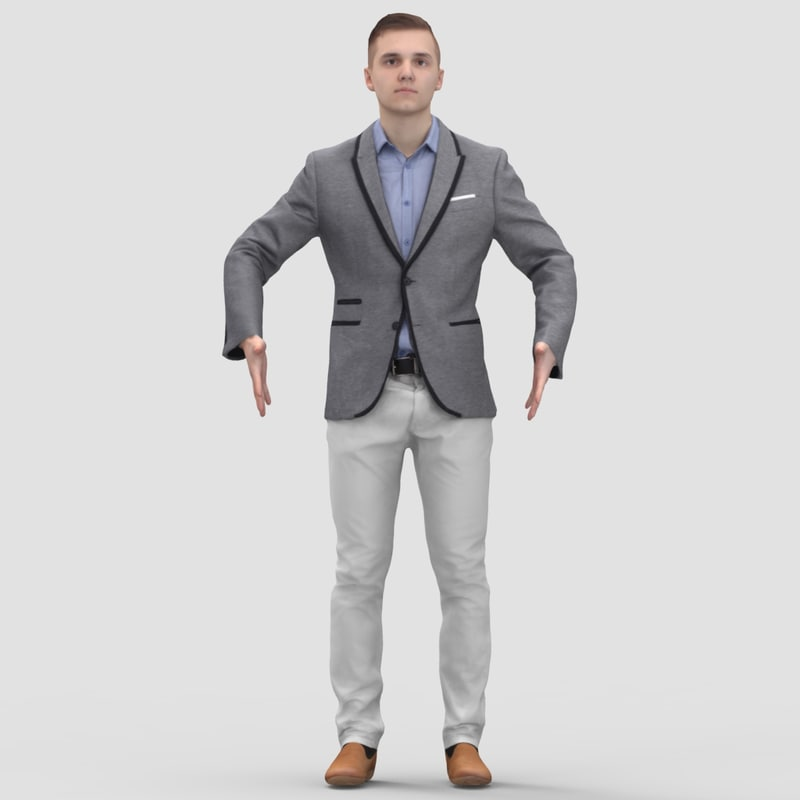
#> input picture human-pose-estimation-opencv-master/image.jpg, 800 x 800 px, given in place of the camera
$ python faceCascade.py
#> lines starting #> are read from the running program, lines starting #| are printed output that depends on the picture; after the words box and inside, x2 and y2 are one past the last pixel; in counts of white or black regions, pixels touching at a corner belong together
import cv2
from contoursDetection import stackImages

if __name__ == "__main__":
	cap = cv2.VideoCapture(0)
	# 告诉OpenCV使用人脸识别分类器
	data_path = r"haarcascades\haarcascade_frontalface_default.xml"
	classfier = cv2.CascadeClassifier(data_path)
	# 识别出人脸后要画的边框的颜色，RGB格式
	color = (0, 255, 0)
	num = 0
	while cap.isOpened():
		ok, frame = cap.read()  # 读取一帧数据
#> frame is the input picture: shape (800, 800, 3); mean B, G, R 208.5, 208.1, 208.9
		if not ok:
			break
		imgGrey = cv2.cvtColor(frame, cv2.COLOR_BGR2GRAY)  # 将当前桢图像转换成灰度图像
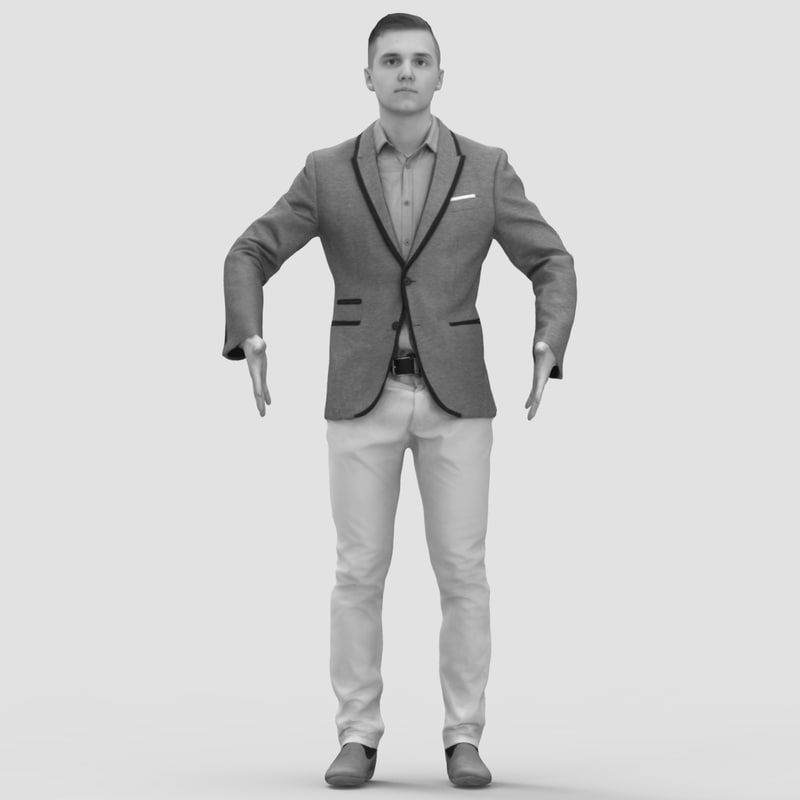
#> imgGrey: shape (800, 800); min 1, max 254, mean 208.4
		# 人脸检测，1.2和2分别为图片缩放比例和需要检测的有效点数
		faceRects = classfier.detectMultiScale(imgGrey, scaleFactor = 1.2, minNeighbors = 3, minSize = (32, 32))
#> faceRects = [[361, 26, 90, 90]]
		if len(faceRects) > 0:  # 大于0则检测到人脸
			for faceRect in faceRects:  # 单独框出每一张人脸
				x, y, w, h = faceRect
				# 画出矩形框
				cv2.rectangle(frame, (x - 10, y - 10), (x + w + 10, y + h + 10), color, 2)
#> this loop made 1 pass
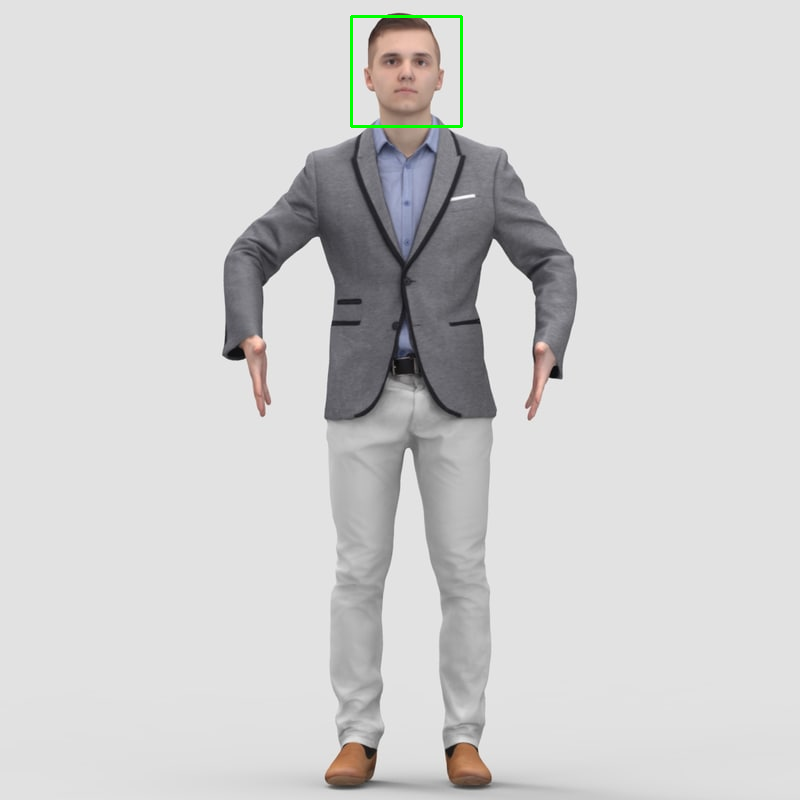
#> frame: shape (800, 800, 3); 0.21% of pixels changed, all inside (x1, y1, x2, y2) = (350, 15, 463, 128)
				# 显示当前捕捉到了多少人脸图片了，这样站在那里被拍摄时心里有个数，不用两眼一抹黑傻等着
				# font = cv2.FONT_HERSHEY_SIMPLEX
				# cv2.putText(img, 'num:%d' % num, (x + 30, y + 30), font, 1, (255, 0, 255), 4)
		# 显示图像
		cv2.imshow("Face", frame)
		c = cv2.waitKey(10)
#> (key q is pressed here)
		if c & 0xFF == ord('q'):
			break
	# 释放摄像头并销毁所有窗口
	cap.release()
	cv2.destroyAllWindows()
